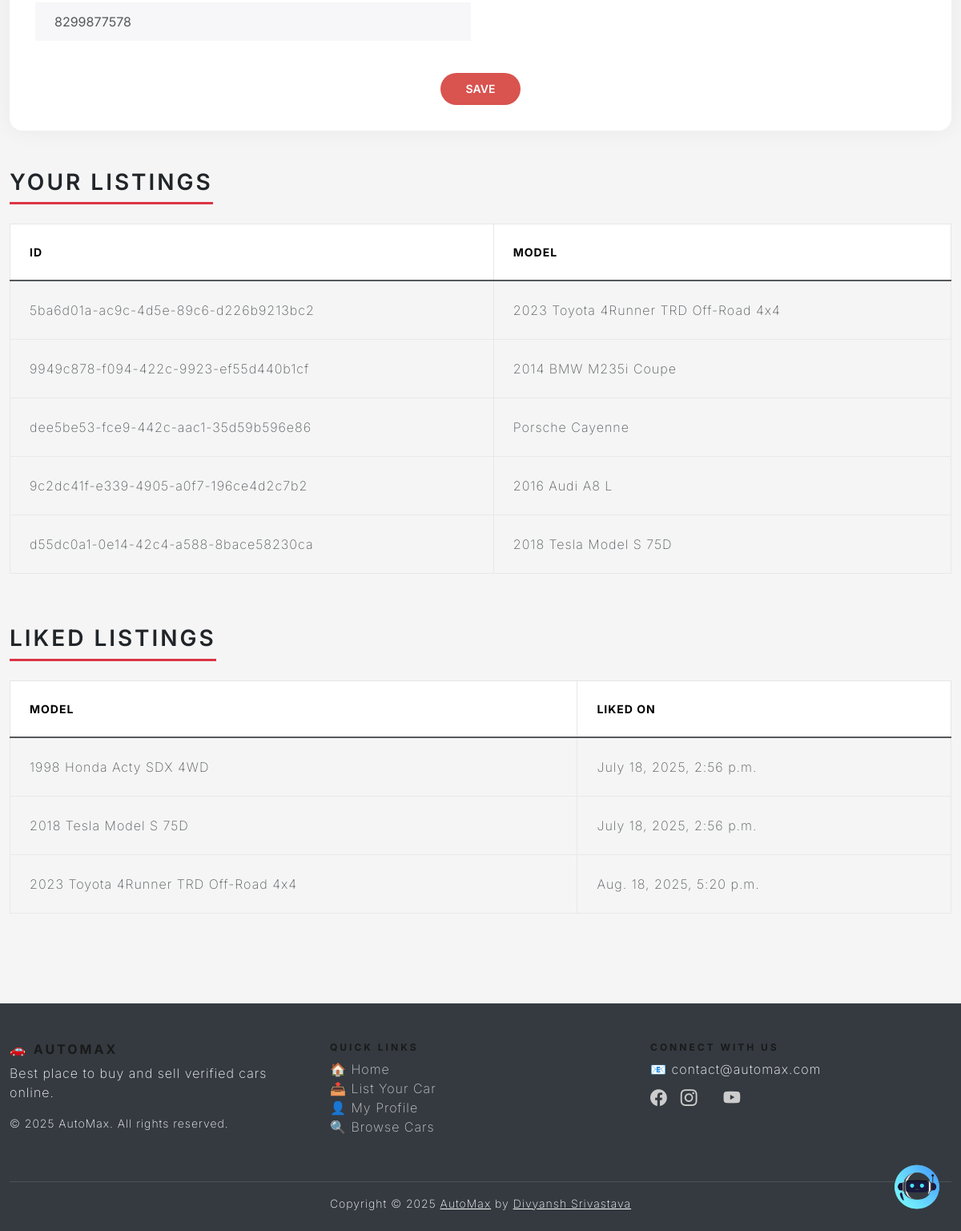
The page /profile/ (signed in, lower part) on the database as committed earlier.
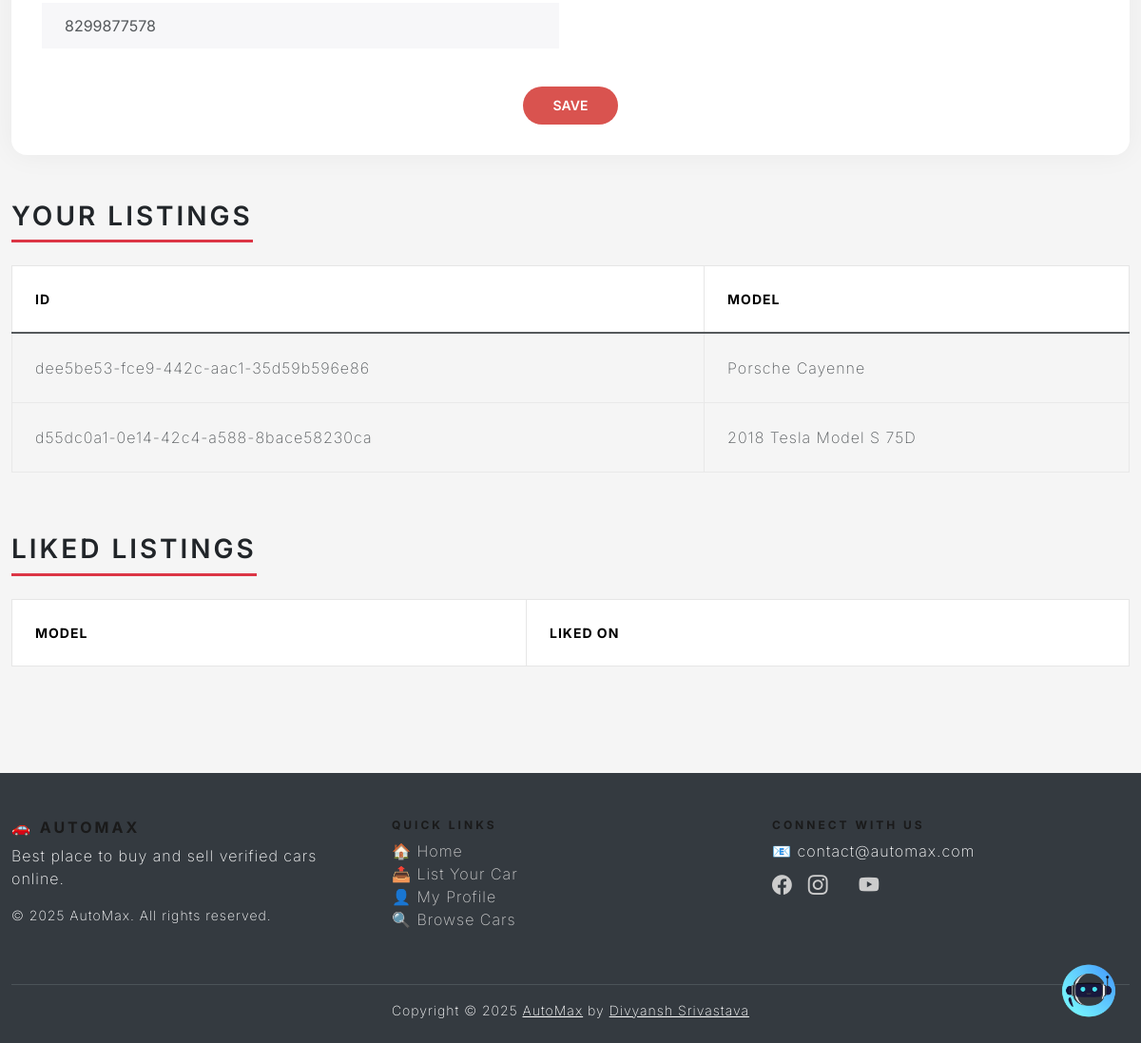
The same page on the database as committed later.
### users/models.py (models this page shows, shortened)
class Profile(models.Model):
    user = models.OneToOneField(User, on_delete=models.CASCADE)
    photo = models.ImageField(upload_to=user_directory_path, null=True)
    bio = models.CharField(max_length=140, blank=True)
    phone_number = models.CharField(max_length=12, blank=True)
    location = models.OneToOneField(Location, on_delete=models.SET_NULL, null=True)

### main/models.py (models this page shows, shortened)
class Listing(models.Model):
    id = models.UUIDField(primary_key=True, default=uuid.uuid4, unique=True, editable=False)
    created_at = models.DateTimeField(auto_now_add=True)
    updated_at = models.DateTimeField(auto_now=True)
    seller = models.ForeignKey(Profile, on_delete=models.CASCADE)
    brand = models.CharField(max_length=24, choices=CARS_BRANDS, default=None)
    model = models.CharField(max_length=64,)
    vin = models.CharField(max_length=17,)
    mileage = models.IntegerField(default=0)
    color = models.CharField(max_length=24,)
    description = models.TextField()
    engine = models.CharField(max_length=24,)
    transmisson = models.CharField(
        max_length=24, choices=TRANSMISSION_OPTIONS, default=None)
    location = models.OneToOneField(
        Location, on_delete=models.SET_NULL, null=True)
    image = models.ImageField(upload_to=user_listing_path)

class LikedListing(models.Model):
    profile = models.ForeignKey(Profile, on_delete=models.CASCADE)
    listing = models.ForeignKey(Listing, on_delete=models.CASCADE)
    like_date = models.DateTimeField(auto_now_add=True)

### users/views.py (the view, shortened to what this page needs)
# urls.py: path('profile/', ProfileView.as_view(), name='profile'),
@method_decorator(login_required, name='dispatch')
class ProfileView(View):
    def get(self, request):
        user_listings = Listing.objects.filter(seller=request.user.profile)
        user_liked_listings = LikedListing.objects.filter(
            profile=request.user.profile).all()
        user_form = UserForm(instance=request.user)
        profile_form = ProfileForm(instance=request.user.profile)
        location_form = LocationForm(instance=request.user.profile.location)
        return render(request, 'views/profile.html', {'user_form': user_form,
                                                      'profile_form': profile_form,
                                                      'location_form': location_form,
                                                      'user_listings': user_listings,
                                                      'user_liked_listings': user_liked_listings, })

### users/forms.py
class UserForm(forms.ModelForm):
    username = forms.CharField(disabled=True)
    class Meta:
        model = User
        fields = ('username', 'first_name', 'last_name', 'email')

class ProfileForm(forms.ModelForm):
    photo = forms.ImageField(widget=CustomPictureImageFieldWidget)
    bio = forms.TextInput()
    class Meta:
        model = Profile
        fields = ('photo', 'bio', 'phone_number')

### users/templates/views/profile.html (shortened to what this page needs)
{% extends 'base/base.html' %}
{% load static %}
{% load crispy_forms_tags %}
{% block 'body' %}
<div class="container py-5">
  <div class="profile-card mb-5">
    <form method="post" enctype="multipart/form-data">
      <div class="row g-4">
        <div class="col-md-6">
          {{ profile_form|crispy }}
        </div>
        <div class="col-md-6">
        </div>
      </div>
      <div class="text-center mt-4">
        <button class="btn btn-danger" type="submit">Save</button>
      </div>
    </form>
  </div>
  <div class="mb-5">
    <h2 class="section-title">Your Listings</h2>
    <div class="table-responsive">
      <table class="table table-hover table-bordered align-middle">
        <thead class="table-light">
          <tr>
            <th>ID</th>
            <th>Model</th>
          </tr>
        </thead>
        <tbody>
          {% for listing in user_listings %}
          <tr>
            <td>{{ listing.id }}</td>
            <td>{{ listing.model }}</td>
          </tr>
          {% endfor %}
        </tbody>
      </table>
    </div>
  </div>
  <div>
    <h2 class="section-title">Liked Listings</h2>
    <div class="table-responsive">
      <table class="table table-hover table-bordered align-middle">
        <thead class="table-light">
          <tr>
            <th>Model</th>
            <th>Liked On</th>
          </tr>
        </thead>
        <tbody>
          {% for liked_listing in user_liked_listings %}
          <tr>
            <td>{{ liked_listing.listing.model }}</td>
            <td>{{ liked_listing.like_date }}</td>
          </tr>
          {% endfor %}
        </tbody>
      </table>
    </div>
  </div>
</div>
{% endblock %}

### main/templates/base/base.html (shortened to what this page needs)
{% load static %}
<!DOCTYPE html>
<html lang="en" class="h-100">
  <head>
    <link href="{% static 'css/bootstrap.min.css' %}" rel="stylesheet" />
    <link href="{% static 'css/style.css' %}" rel="stylesheet" />
    <link
      href="https://cdn.jsdelivr.net/npm/bootstrap-icons@1.10.5/font/bootstrap-icons.css"
      rel="stylesheet" />
  </head>
  <body>
     {% block 'body' %}{% endblock %}
    <div id="chatbot-container">
      <button id="chatbot-toggle" onclick="toggleChatbot()">
        <img src="{% static 'images/chatbot.png' %}" alt="Chatbot Icon" />
      </button>
    </div>
    {% block 'footer' %}
    <footer class="footer text-white bg-dark pt-5 pb-4 mt-5">
      <div class="container">
        <div class="row">
          <div class="col-md-4 mb-4">
            <h5 class="fw-bold">🚗 AutoMax</h5>
            <p>Best place to buy and sell verified cars online.</p>
            <p class="small">© {% now 'Y' %} AutoMax. All rights reserved.</p>
          </div>
          <div class="col-md-4 mb-4">
            <h6 class="fw-bold">Quick Links</h6>
            <ul class="list-unstyled">
              <li>
                <a href="{% url 'home' %}" class="footer-link">🏠 Home</a>
              </li>
              <li>
                <a href="{% url 'list' %}" class="footer-link"
                  >📤 List Your Car</a
                >
              </li>
              <li>
                <a href="{% url 'profile' %}" class="footer-link"
                  >👤 My Profile</a
                >
              </li>
              <li>
                <a href="{% url 'main' %}" class="footer-link"
                  >🔍 Browse Cars</a
                >
              </li>
            </ul>
          </div>
          <div class="col-md-4 mb-4">
            <h6 class="fw-bold">Connect With Us</h6>
            <p class="mb-2">📧 contact@automax.com</p>
            <div class="d-flex gap-3">
              <a href="#" class="footer-social"
                ><i class="bi bi-facebook"></i
              ></a>
              <a href="#" class="footer-social"
                ><i class="bi bi-instagram"></i
              ></a>
              <a href="#" class="footer-social"
                ><i class="bi bi-youtube"></i
              ></a>
            </div>
          </div>
        </div>
        <hr class="text-muted" />
        <p class="text-center small mb-0">
        Copyright © {% now 'Y' %}
        <a href="#" class="text-white">AutoMax</a> by
        <a href="https://www.linkedin.com/in/divyanshsrivastava1" class="text-white">Divyansh Srivastava</a>
        </p>
      </div>
    </footer>
    {% endblock %}
  </body>
</html>

### main/static/css/style.css (style rules this page uses)
html, body { height: 100%; }
body { align-items: center; padding-bottom: 40px; background-color: #f5f5f5; }
.h2, h2 { color: white; }

### main/templates/base/base.html (style rules this page uses)
html, body { height: 100%; }
body { font-family: "Inter", sans-serif; }
#chatbot-container { position: fixed; bottom: 20px; right: 20px; z-index: 9999; }
#chatbot-toggle { background: none; border: none; padding: 0; cursor: pointer; }
#chatbot-toggle img { width: 70px; height: 70px; border-radius: 50%; }
#chatbot-toggle img { width: 70px; height: 70px; border-radius: 50%; animation: floatBot 2.5s ease-in-out infinite; }
#chatbot-toggle img { width: 70px; height: 70px; border-radius: 50%; animation: bounceBot 1.2s infinite; }
.footer { margin-top: auto; }
.footer-link { color: #ccc; text-decoration: none; }
.footer-social { font-size: 1.3rem; color: #ccc; transition: color 0.3s ease; }

### users/templates/views/profile.html (style rules this page uses)
.section-title { color: #212529; border-bottom: 3px solid #dc3545; display: inline-block; padding-bottom: 0.5rem; margin-bottom: 1.5rem; font-weight: 600; }
.profile-card { background-color: #fff; border-radius: 1rem; box-shadow: 0 0 30px rgba(0, 0, 0, 0.05); padding: 2rem; }
.btn-danger { border-radius: 2rem; font-weight: 600; padding: 0.5rem 2rem; }
.table-responsive { -webkit-overflow-scrolling: touch; overflow-x: auto; }
.container, .profile-card { max-width: 100%; overflow-x: hidden; }

Rows that differ between the two databases and show on the page:
removed Listing: id "5ba6d01a-ac9c-4d5e-89c6-d226b9213bc2", model "2023 Toyota 4Runner TRD Off-Road 4x4"
removed Listing: id "9949c878-f094-422c-9923-ef55d440b1cf", model "2014 BMW M235i Coupe"
removed Listing: id "9c2dc41f-e339-4905-a0f7-196ce4d2c7b2", model "2016 Audi A8 L"
removed LikedListing: listing.model "1998 Honda Acty SDX 4WD", like_date "July 18, 2025, 2:56 p.m."
removed LikedListing: listing.model "2018 Tesla Model S 75D", like_date "July 18, 2025, 2:56 p.m."
removed LikedListing: listing.model "2023 Toyota 4Runner TRD Off-Road 4x4", like_date "Aug. 18, 2025, 5:20 p.m."
